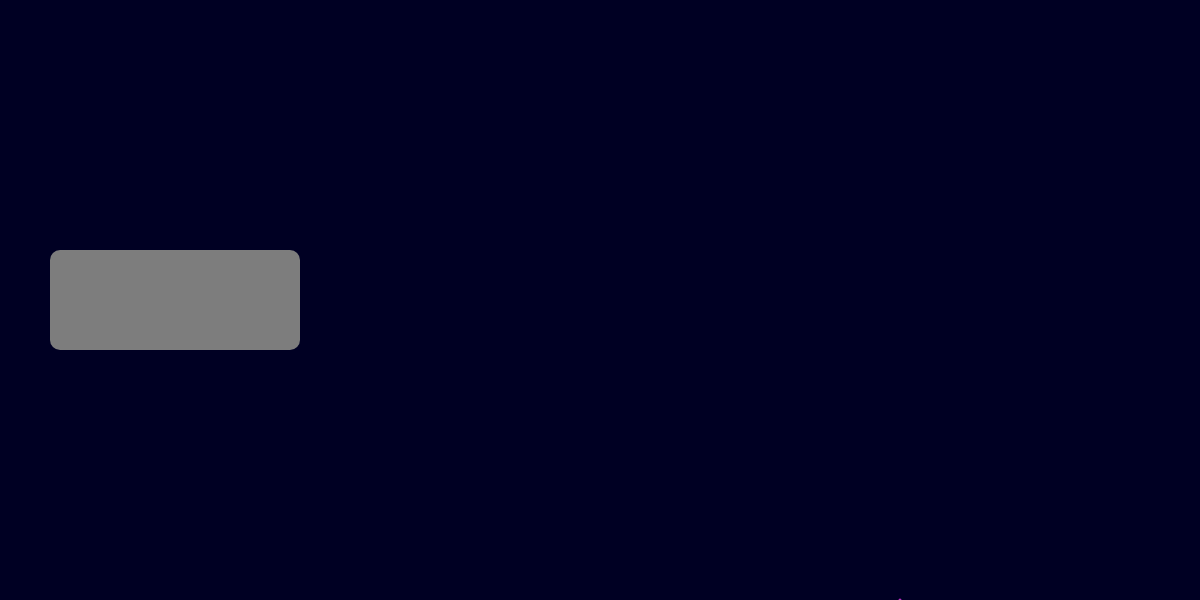
Frame 1 (no input)
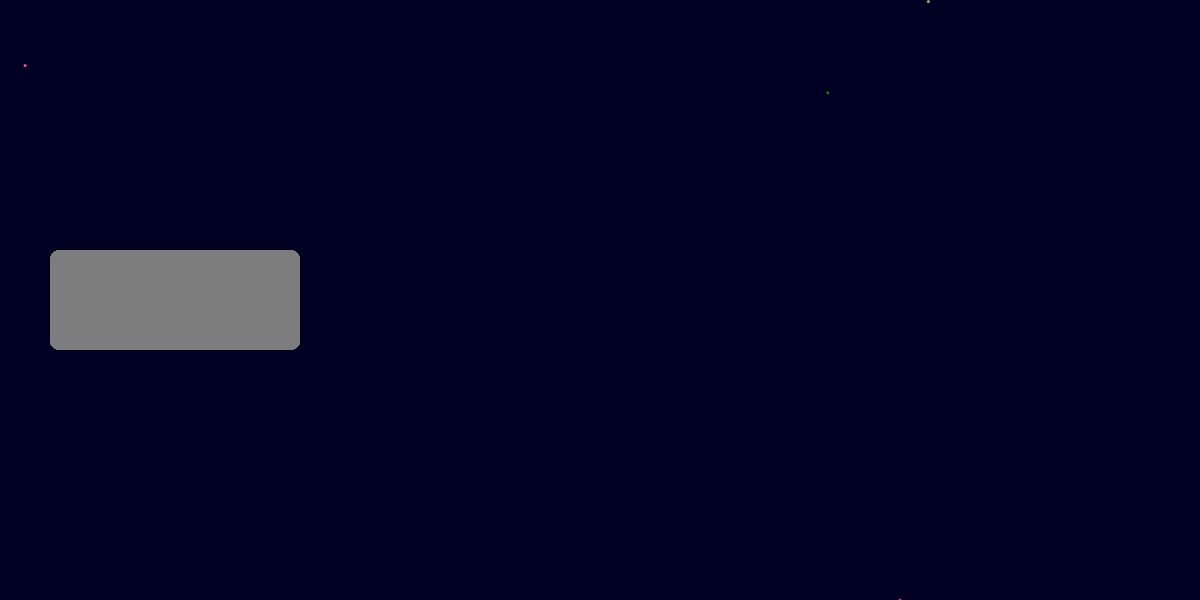
Frame 60 (no input)
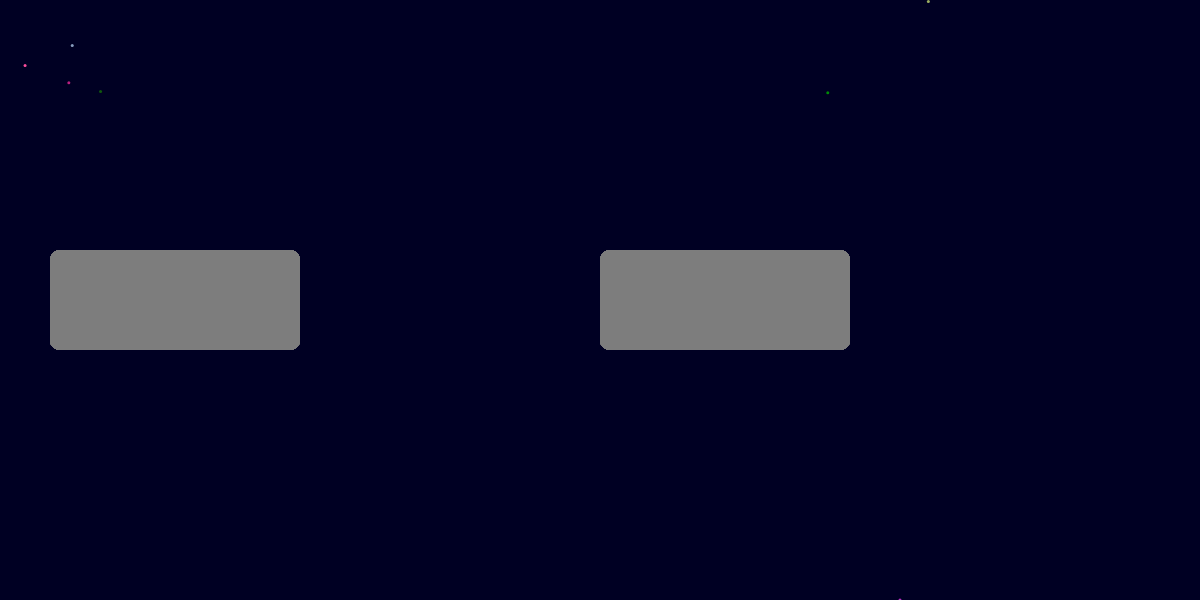
Frame 120 (the mouse pressed at the canvas centre since frame 60)

The p5.js sketch that drew these frames (run headless with seeded random() and noise() and a simulated clock; from frame 60 on, the mouse is pressed at the canvas centre):

// p5.js sketch
// ── sketch.js
let ship = {};
ship.posX = 0
ship.posY = 250
ship.cenX = 300

// Set global variables
let starX;
let starY;
let starSize = 3;
// Set how far appart a star can be placed
// from the star created before it. 
let starMaxMove = 75;

function setup() {
    createCanvas( windowWidth, 600 );
    background( 'rgb( 0, 0, 35)' );
    
    starX = width * 0.5;
    starY = height * 0.5;
}

function draw() {
    
    let leftWall = 50;
  let rightWall = windowWidth - ship.cenX;

  // cs is the mouseX, but constrained
  // between the leftWall and rightWall!
  let cs = constrain(mouseX, leftWall, rightWall);


  // Draw xm and xc as circles.
    noStroke();
    fill( 125);
    rect( cs, ship.posY, ship.posY, 100, 10);


    ship.posX += 1;
    ship.posX %= width;
    ship.posX = ship.posX + 1
    pop();

// Generate stars in relation to the middle of the screen
translate( starX, starY);

    // Allowing these variables to loop random arguments
    // between 0 and 256
    let red = floor( random(256) );
    let green = floor( random(256) );
    let blue = floor( random(256) );

    push();
    noStroke();
    fill( red, green, blue);
    ellipse( starY, starY, starSize);
    // This seems to keeps the stars generating on the screen more often
    starX = starX % width
    starY = starY % height
    // This will randomize the position of the stars
    starX += random( starMaxMove % -windowWidth, -starMaxMove % windowHeight );
    starY += random( -starMaxMove % windowWidth, starMaxMove % -windowHeight );
    pop();
}
